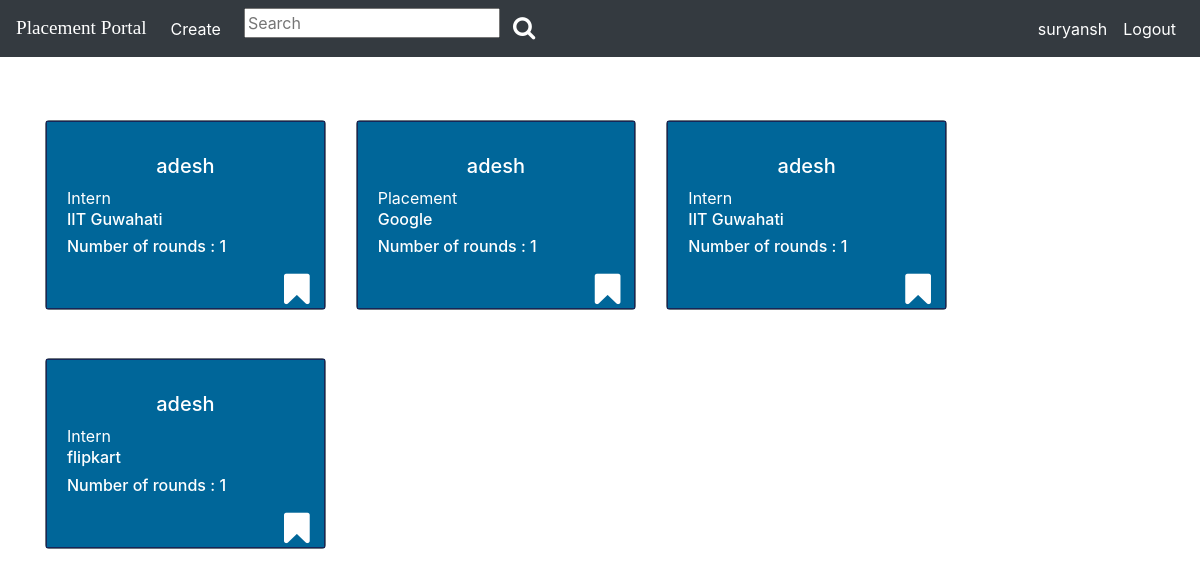
The page / (signed in) on the database as committed earlier.
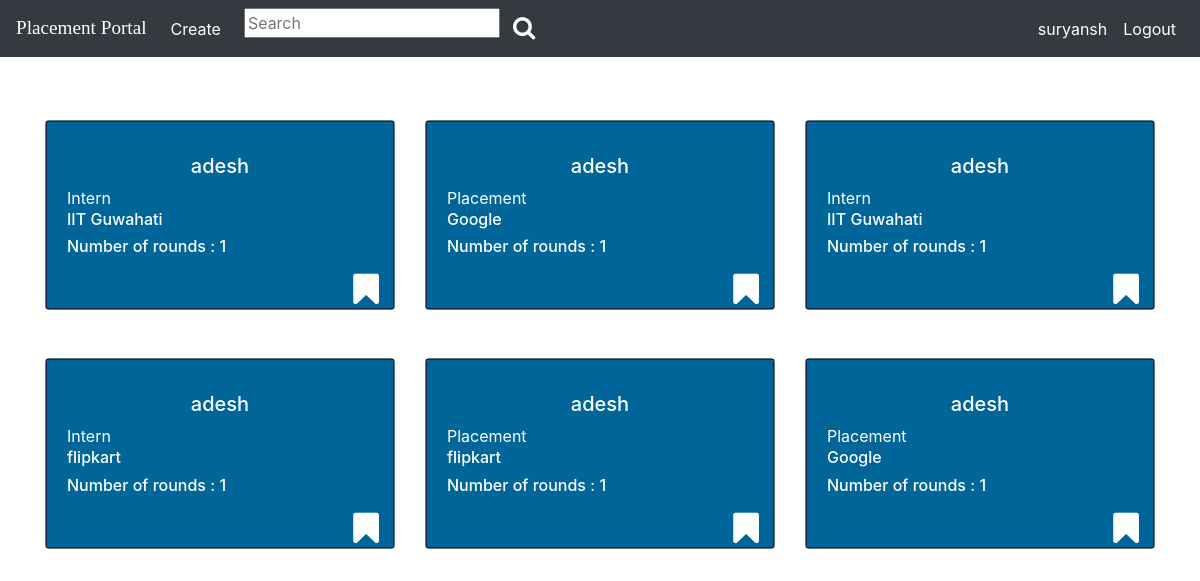
The same page on the database as committed later.
### experience/models.py (models this page shows)
class Experience(models.Model):
    user=models.ForeignKey(User, on_delete=models.CASCADE, related_name='experiences', null=False)
    company=models.CharField(max_length=50, blank=False, null=False)
    experience_type=models.CharField(max_length=30, blank=False, choices=EXTYPE)
    recruitement_process=models.IntegerField(blank=False)

### PlacementPortal/views.py (the view)
# urls.py: 2. Add a URL to urlpatterns:  path('', Home.as_view(), name='home')
def Home(request):
    context={}
    experiences=Experience.objects.all()
    flag=[]
    for exp in experiences:
        aux=Bookmark.objects.all().filter(experience=exp).filter(user=request.user)
        if len(aux) == 0:
            flag.append(0)
        else :
            flag.append(1)
    context['experiences']=zip(experiences, flag)
    context['form']=BookmarkForm()
    context['searchform']=SearchForm()
    return render(request, 'experience/home.html', context)

### experience/forms.py
class BookmarkForm(forms.ModelForm):
    class Meta():
        model=Bookmark
        fields=[]

class SearchForm(forms.Form):
    pattern=forms.CharField(max_length=25, required=False, label="", widget=forms.TextInput(attrs={'placeholder':'Search'}))
    class Meta():
        widgets = {
            'pattern' : forms.Textarea(attrs={'width':20})
        }

### template/experience/home.html (shortened to what this page needs)
{% load crispy_forms_tags %}
<!doctype html>
<html lang="en">
  <head>
    <link rel="stylesheet" href="https://stackpath.bootstrapcdn.com/bootstrap/4.4.1/css/bootstrap.min.css">
    <link rel="stylesheet" href="path/to/font-awesome/css/font-awesome.min.css">
    <link href="https://maxcdn.bootstrapcdn.com/font-awesome/4.2.0/css/font-awesome.min.css" rel="stylesheet">
  </head>
  <body>
    <nav class="navbar fixed-top navbar-expand-lg navbar-dark bg-dark">
      <a class="navbar-brand" style="font-family:'Monoton', cursive; font-size:1.2em;" href="{% url 'home' %}">Placement Portal</a>
      <ul class='navbar-nav mx-auto'>
        <li class="nav-item active"><a class="nav-link" href="{% url 'experience:create_experience' %}">Create</a></li>
      </ul>
      <div class="col-sm-3 col-md-4">
        <form action={% url 'experience:search_experience' %} method="post" class="navbar-form">
        <div class="input-group">
            <div value={{searchvalue}}>
              {{searchform.pattern}}
            </div>
            <div class="input-group-btn">
              <button class="btn" type="submit"><i class="fa fa-search" aria-hidden="true" style="font-size:24px;color:white"></i></button>
            </div>
        </div>
        </form>
        </div>
      <div class="collapse navbar-collapse" id="navbarSupportedContent">
        <ul class="navbar-nav ml-auto">
          {% if user.is_authenticated %}
          <li class="nav-item active">
            <a class="nav-link" href="#" id="navbarDropdown" role="button" data-toggle="dropdown" aria-haspopup="true" aria-expanded="false">
              {{request.user.username}}
            </a>
          </li>
          <li class="nav-item active">
            <a class="nav-link" href="{% url 'account:user_logout' %}">Logout<span class="sr-only">(current)</span></a>
          </li>
          {% endif %}
        </ul>
      </div>
    </nav>
    <br><br><br><br>
<br>
    <div class="col-md-12">
      <div class="container">
        <div class="row">
          <div class="card-group ">
          {% for experience, f in experiences %}
            <div class="col-md-4">
              <div class="card text-white border-secondary mx-auto mb-5 w-100" style='background-color:rgb(0, 102, 153); '>
                  <div class="card-body" style='border: 1px solid rgb(23, 38, 87) '>
                    <div class="card-text">
                      <h5 style="text-align:center">{{experience.user.username}}</h5>
                      <div >
                        <h8 style="text-align:left"> {{experience.experience_type}}
                          <span><h6> {{experience.company}}</h6></span></h8>
                      </div>
                      <h6>Number of rounds : {{experience.recruitement_process}}</h6>
                      {% if f == 1 %}
                        <form action={% url 'experience:bookmark_experience' experience.pk %} method="post">
                          {% csrf_token %}
                          {{form}}
                          <div style="position: absolute; right: 2px;">
                            <button class="btn" type="submit"><i class="fa fa-bookmark" aria-hidden="true" style="font-size:30px;color:yellow"></i></button>
                          </div>
                        </form>
                      {% else %}
                        <form action={% url 'experience:bookmark_experience' experience.pk %} method="post">
                          <div style="position: absolute; right: 2px;">
                            <button class="btn" type="submit"><i class="fa fa-bookmark" aria-hidden="true" style="font-size:36px;color:white"></i></button>
                          </div>
                        </form>
                      {% endif %}
                      <br>
                    </div>
                  </div>
              </div>
            </div>
          {% endfor %}
          </div>
        </div>
      </div>
  </body>
</html>

Rows that differ between the two databases and show on the page:
added Experience: user.username "adesh", experience_type "Placement", company "flipkart", recruitement_process "1"
added Experience: user.username "adesh", experience_type "Placement", company "Google", recruitement_process "1"
